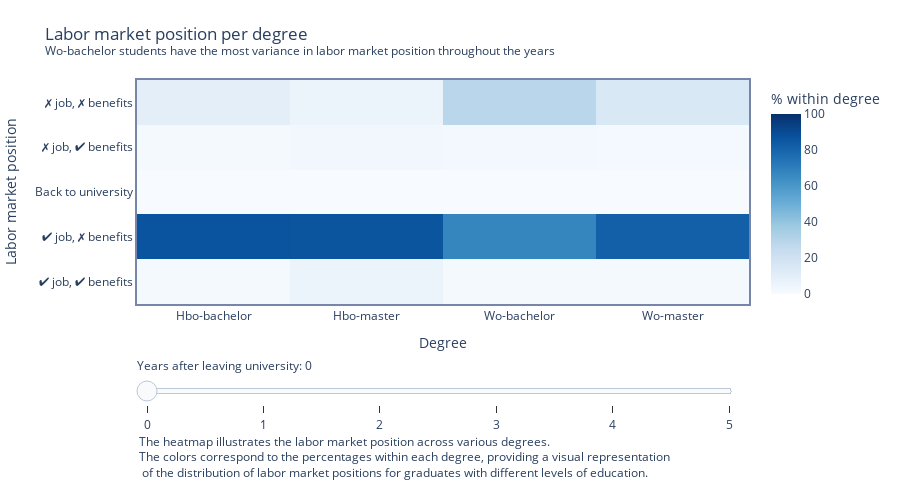

Notebook code for this chart:
### Code cell
fig = go.Figure()

studies = ['']

for i in data:
    heatmap_data = i.pivot_table(values='Percentage degree level', index='Arbeidsmarktpositie', columns='Uitstromers ho met en zonder diploma', aggfunc='sum')
    heatmap_annotations = heatmap_data.map(lambda x: '{:.0f}%'.format(x))
    tracey = go.Heatmap(
        z=heatmap_data.values,
        x=heatmap_data.columns.tolist(),
        y=heatmap_data.index.tolist(),
        colorscale='Blues',
        zmin=0,
        zmax=100,
        visible=False,
        colorbar=dict(
            title='% within degree',
            tickformat='%d%',
        ),
        hoverongaps=False,
        hoverinfo='text+x',
        text=heatmap_annotations.values.tolist()
    )
    fig.add_trace(tracey)

fig.data[0].visible = True

layout = go.Layout(
    title='Labor market position per degree<br><sup>Wo-bachelor students have the most variance in labor market position throughout the years</sup>',
    xaxis=go.layout.XAxis(
        title='Degree',
        linewidth=2,
        showline=True,
        linecolor='#7785A9',
        mirror=True
    ),
    yaxis=go.layout.YAxis(
        title='Labor market position',
        linewidth=2,
        showline=True,
        linecolor='#7785A9',
        mirror=True,
        tickvals = heatmap_data.index.tolist(),
        ticktext=['✔ job, ✔ benefits', '✔ job, ✗ benefits',  'Back to university', '✗ job, ✔ benefits', '✗ job, ✗ benefits']
    )
)

steps = []
for i in range(len(fig.data)):
    step = dict(
        method="restyle",
        args=["visible", [False] * len(fig.data)],
        label=str(i),
    )
    step["args"][1][i] = True
    steps.append(step)

sliders = [dict(
    active=0,
    currentvalue={"prefix": "Years after leaving university: "},
    pad={"t": 50},
    steps=steps
)]

fig.update_layout(
    sliders=sliders,
    height=500,
    annotations=[
        go.layout.Annotation(
            text=" <br>The heatmap illustrates the labor market position across various degrees.<br>The colors correspond to the percentages within each degree, providing a visual representation<br> of the distribution of labor market positions for graduates with different levels of education.",
            xref="paper", yref="paper",
            x=0, y=-0.8,
            showarrow=False,
            font=dict(size=12),
            xanchor='left',
            yanchor='bottom',
            align='left'
        )
    ],
    margin=dict(
        b = 160
    ),
)

fig.update_layout(layout)

fig.update_layout(margin=dict(l=20, r=20, t=80, b=10))
fig['layout']['sliders'][0]['pad']=dict(r=10, t=50, b=60)

fig.show()

### Figure 1 — Plotly figure (JSON) as saved in the notebook; plotly's stock layout.template omitted (floating-point values rounded to 4 significant figures)
{"data": [{"colorbar": {"tickformat": "%d%", "title": {"text": "% within degree"}}, "colorscale": [[0, "rgb(247,251,255)"], [0.125, "rgb(222,235,247)"], [0.25, "rgb(198,219,239)"], [0.375, "rgb(158,202,225)"], [0.5, "rgb(107,174,214)"], [0.625, "rgb(66,146,198)"], [0.75, "rgb(33,113,181)"], [0.875, "rgb(8,81,156)"], [1, "rgb(8,48,107)"]], "hoverinfo": "text+x", "hoverongaps": false, "text": [["2%", "6%", "1%", "1%"], ["87%", "86%", "67%", "82%"], ["0%", "0%", "0%", "0%"], ["1%", "3%", "2%", "2%"], ["10%", "6%", "29%", "15%"]], "type": "heatmap", "visible": true, "x": ["Hbo-bachelor", "Hbo-master", "Wo-bachelor", "Wo-master"], "y": ["Met werk, met uitkering", "Met werk, zonder uitkering", "Terug in onderwijs", "Zonder werk, met uitkering", "Zonder werk, zonder uitkering"], "z": [[1.704, 5.556, 1.296, 1.472], [86.69, 86.11, 67.49, 81.62], [0, 0, 0, 0], [1.376, 2.778, 2.376, 1.766], [10.23, 5.556, 28.83, 15.14]], "zmax": 100, "zmin": 0}, {"colorbar": {"tickformat": "%d%", "title": {"text": "% within degree"}}, "colorscale": [[0, "rgb(247,251,255)"], [0.125, "rgb(222,235,247)"], [0.25, "rgb(198,219,239)"], [0.375, "rgb(158,202,225)"], [0.5, "rgb(107,174,214)"], [0.625, "rgb(66,146,198)"], [0.75, "rgb(33,113,181)"], [0.875, "rgb(8,81,156)"], [1, "rgb(8,48,107)"]], "hoverinfo": "text+x", "hoverongaps": false, "text": [["2%", "3%", "1%", "1%"], ["87%", "89%", "40%", "90%"], ["5%", "0%", "45%", "1%"], ["1%", "0%", "2%", "1%"], ["4%", "3%", "10%", "4%"]], "type": "heatmap", "visible": false, "x": ["Hbo-bachelor", "Hbo-master", "Wo-bachelor", "Wo-master"], "y": ["Met werk, met uitkering", "Met werk, zonder uitkering", "Terug in onderwijs", "Zonder werk, met uitkering", "Zonder werk, zonder uitkering"], "z": [[1.988, 2.778, 1.08, 1.472], [86.63, 88.89, 39.85, 90.33], [4.632, 0, 45.46, 0.9251], [1.442, 0, 1.944, 1.43], [4.348, 2.778, 9.611, 4.415]], "zmax": 100, "zmin": 0}, {"colorbar": {"tickformat": "%d%", "title": {"text": "% within degree"}}, "colorscale": [[0, "rgb(247,251,255)"], [0.125, "rgb(222,235,247)"], [0.25, "rgb(198,219,239)"], [0.375, "rgb(158,202,225)"], [0.5, "rgb(107,174,214)"], [0.625, "rgb(66,146,198)"], [0.75, "rgb(33,113,181)"], [0.875, "rgb(8,81,156)"], [1, "rgb(8,48,107)"]], "hoverinfo": "text+x", "hoverongaps": false, "text": [["1%", "3%", "1%", "1%"], ["86%", "89%", "37%", "91%"], ["7%", "3%", "52%", "1%"], ["2%", "0%", "2%", "2%"], ["3%", "3%", "6%", "3%"]], "type": "heatmap", "visible": false, "x": ["Hbo-bachelor", "Hbo-master", "Wo-bachelor", "Wo-master"], "y": ["Met werk, met uitkering", "Met werk, zonder uitkering", "Terug in onderwijs", "Zonder werk, met uitkering", "Zonder werk, zonder uitkering"], "z": [[1.464, 2.778, 0.6479, 1.135], [85.84, 88.89, 37.47, 90.58], [6.795, 2.778, 51.94, 1.346], [1.529, 0, 1.836, 1.514], [3.037, 2.778, 6.371, 2.986]], "zmax": 100, "zmin": 0}, {"colorbar": {"tickformat": "%d%", "title": {"text": "% within degree"}}, "colorscale": [[0, "rgb(247,251,255)"], [0.125, "rgb(222,235,247)"], [0.25, "rgb(198,219,239)"], [0.375, "rgb(158,202,225)"], [0.5, "rgb(107,174,214)"], [0.625, "rgb(66,146,198)"], [0.75, "rgb(33,113,181)"], [0.875, "rgb(8,81,156)"], [1, "rgb(8,48,107)"]], "hoverinfo": "text+x", "hoverongaps": false, "text": [["1%", "6%", "0%", "1%"], ["85%", "83%", "37%", "90%"], ["8%", "3%", "53%", "2%"], ["2%", "0%", "2%", "1%"], ["2%", "3%", "4%", "3%"]], "type": "heatmap", "visible": false, "x": ["Hbo-bachelor", "Hbo-master", "Wo-bachelor", "Wo-master"], "y": ["Met werk, met uitkering", "Met werk, zonder uitkering", "Terug in onderwijs", "Zonder werk, met uitkering", "Zonder werk, zonder uitkering"], "z": [[1.355, 5.556, 0.432, 1.093], [84.92, 83.33, 37.37, 90.29], [8.368, 2.778, 53.46, 1.556], [1.529, 0, 1.62, 1.472], [2.447, 2.778, 4.104, 2.691]], "zmax": 100, "zmin": 0}, {"colorbar": {"tickformat": "%d%", "title": {"text": "% within degree"}}, "colorscale": [[0, "rgb(247,251,255)"], [0.125, "rgb(222,235,247)"], [0.25, "rgb(198,219,239)"], [0.375, "rgb(158,202,225)"], [0.5, "rgb(107,174,214)"], [0.625, "rgb(66,146,198)"], [0.75, "rgb(33,113,181)"], [0.875, "rgb(8,81,156)"], [1, "rgb(8,48,107)"]], "hoverinfo": "text+x", "hoverongaps": false, "text": [["6%", "19%", "3%", "4%"], ["79%", "67%", "35%", "87%"], ["9%", "3%", "54%", "2%"], ["2%", "0%", "2%", "2%"], ["2%", "0%", "3%", "2%"]], "type": "heatmap", "visible": false, "x": ["Hbo-bachelor", "Hbo-master", "Wo-bachelor", "Wo-master"], "y": ["Met werk, met uitkering", "Met werk, zonder uitkering", "Terug in onderwijs", "Zonder werk, met uitkering", "Zonder werk, zonder uitkering"], "z": [[6.139, 19.44, 3.456, 3.869], [79.31, 66.67, 34.56, 87.05], [9.373, 2.778, 54.32, 1.892], [2.141, 0, 2.052, 1.976], [1.639, 0, 3.24, 2.229]], "zmax": 100, "zmin": 0}, {"colorbar": {"tickformat": "%d%", "title": {"text": "% within degree"}}, "colorscale": [[0, "rgb(247,251,255)"], [0.125, "rgb(222,235,247)"], [0.25, "rgb(198,219,239)"], [0.375, "rgb(158,202,225)"], [0.5, "rgb(107,174,214)"], [0.625, "rgb(66,146,198)"], [0.75, "rgb(33,113,181)"], [0.875, "rgb(8,81,156)"], [1, "rgb(8,48,107)"]], "hoverinfo": "text+x", "hoverongaps": false, "text": [["3%", "11%", "2%", "2%"], ["82%", "75%", "36%", "89%"], ["10%", "3%", "56%", "2%"], ["2%", "0%", "2%", "2%"], ["2%", "0%", "3%", "2%"]], "type": "heatmap", "visible": false, "x": ["Hbo-bachelor", "Hbo-master", "Wo-bachelor", "Wo-master"], "y": ["Met werk, met uitkering", "Met werk, zonder uitkering", "Terug in onderwijs", "Zonder werk, met uitkering", "Zonder werk, zonder uitkering"], "z": [[3.015, 11.11, 2.052, 2.061], [81.95, 75, 35.75, 88.6], [10.27, 2.778, 55.62, 2.187], [1.573, 0, 1.62, 1.598], [1.704, 0, 2.916, 2.229]], "zmax": 100, "zmin": 0}], "layout": {"annotations": [{"align": "left", "font": {"size": 12}, "showarrow": false, "text": " <br>The heatmap illustrates the labor market position across various degrees.<br>The colors correspond to the percentages within each degree, providing a visual representation<br> of the distribution of labor market positions for graduates with different levels of education.", "x": 0, "xanchor": "left", "xref": "paper", "y": -0.8, "yanchor": "bottom", "yref": "paper"}], "height": 500, "margin": {"b": 10, "l": 20, "r": 20, "t": 80}, "sliders": [{"active": 0, "currentvalue": {"prefix": "Years after leaving university: "}, "pad": {"b": 60, "r": 10, "t": 50}, "steps": [{"args": ["visible", [true, false, false, false, false, false]], "label": "0", "method": "restyle"}, {"args": ["visible", [false, true, false, false, false, false]], "label": "1", "method": "restyle"}, {"args": ["visible", [false, false, true, false, false, false]], "label": "2", "method": "restyle"}, {"args": ["visible", [false, false, false, true, false, false]], "label": "3", "method": "restyle"}, {"args": ["visible", [false, false, false, false, true, false]], "label": "4", "method": "restyle"}, {"args": ["visible", [false, false, false, false, false, true]], "label": "5", "method": "restyle"}]}], "title": {"text": "Labor market position per degree<br><sup>Wo-bachelor students have the most variance in labor market position throughout the years</sup>"}, "xaxis": {"linecolor": "#7785A9", "linewidth": 2, "mirror": true, "showline": true, "title": {"text": "Degree"}}, "yaxis": {"linecolor": "#7785A9", "linewidth": 2, "mirror": true, "showline": true, "ticktext": ["✔ job, ✔ benefits", "✔ job, ✗ benefits", "Back to university", "✗ job, ✔ benefits", "✗ job, ✗ benefits"], "tickvals": ["Met werk, met uitkering", "Met werk, zonder uitkering", "Terug in onderwijs", "Zonder werk, met uitkering", "Zonder werk, zonder uitkering"], "title": {"text": "Labor market position"}}}}
